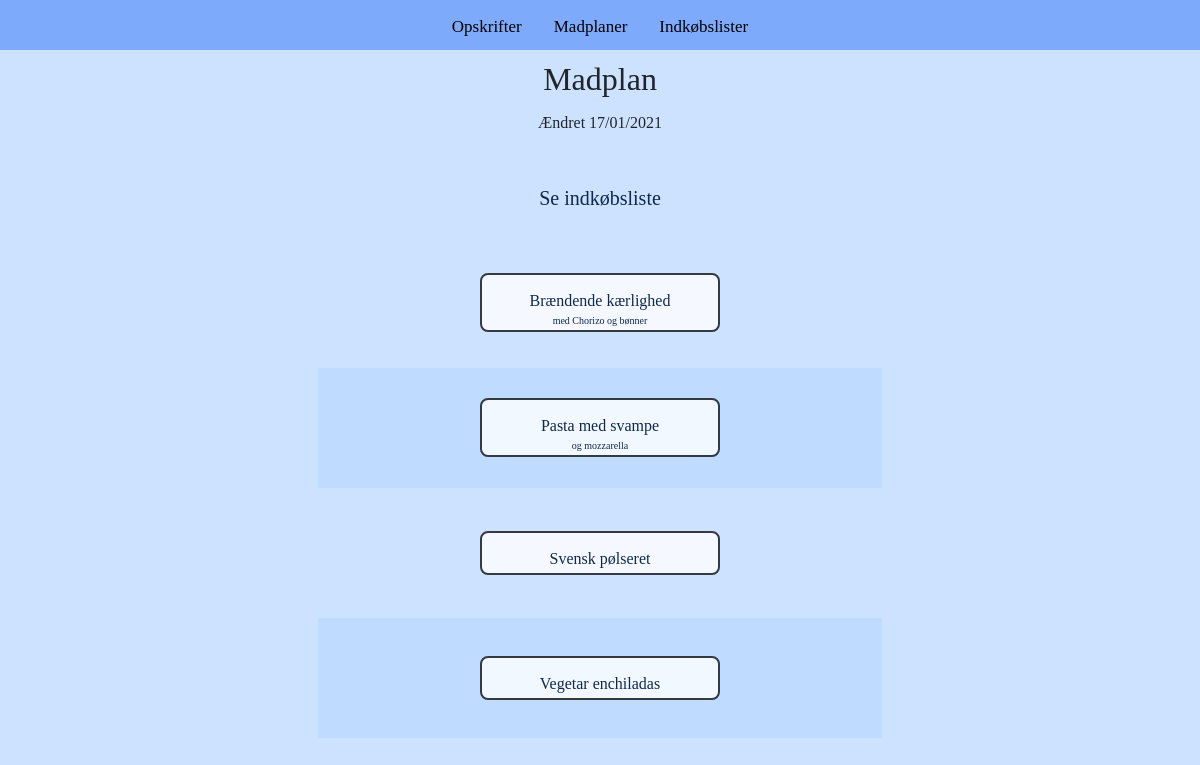
The app's page /foodplans/7/ with its own data.
### foodplan/models.py (models this page shows, shortened)
class Foodplans(models.Model):
  class Meta:
    verbose_name = 'Foodplan'
  date = models.DateTimeField(default=timezone.now)
  foodplan_id = models.IntegerField(blank=False, default=1)
  recipe = models.ForeignKey(Recipies, on_delete=models.DO_NOTHING, blank=True, null=True)
  quantity = models.IntegerField(blank=False, default=1)

### recipies/models.py (models this page shows, shortened)
class Recipies(models.Model):
  class Meta:
    verbose_name = 'Recipe'
    verbose_name_plural = 'Recipies'
  date = models.DateTimeField(default=timezone.now)
  name = models.CharField(max_length=50)
  description = models.CharField(max_length=300, blank=True)
  recipe_type = models.ForeignKey(RecipeTypes, on_delete=models.DO_NOTHING, blank=True)
  photo_thumbnail = models.ImageField(upload_to='photos/thumbnails/', blank=True)
  tags = models.ManyToManyField(RecipeTags)
  prep_time = models.CharField(max_length=6, blank=True, null=True)

### foodplan/views.py (the view, shortened to what this page needs)
# urls.py: path('<int:foodplan_id>/', views.view_foodplan, name='view_foodplan'),
def view_foodplan(request, foodplan_id):
    foodplan = Foodplans.objects.all().filter(foodplan_id=foodplan_id)
    recipies = []
    for recipe in foodplan:
        recipe_obj = Recipies.objects.get(pk=recipe.recipe_id)
        recipies.append({'recipe_obj': recipe_obj, 'quantity': recipe.quantity})
    if not recipies: # if there is no more recipies in current foodplan
        return redirect('/foodplans/')
    status = FoodplanStatus.objects.get(foodplan_id=foodplan_id)
    context = {'recipies': recipies, 'created_date': foodplan[0].date, 'foodplan_id': foodplan_id, 'status': status }
    return render(request, 'foodplans/foodplan.html', context)

### templates/foodplans/foodplan.html
{% extends 'base.html' %}
{% load static %}
{% block content %}
<h1 class="header">Madplan</h1>
<p class="center sml-text">Ændret {{created_date|date:'d/m/Y'}}</p>
<br>
<div class="center container">
{% if not status.complete %}
<h4 class="header">
    <a href="{% url 'create_shoppinglist' foodplan_id %}">
    <span>
       Opret indkøbsliste
        <p class="sub-text">madplanen kan ikke længere redigeres</p>
    </span>
    </a>
</h4>
<table class="center">
    <tbody>
        <form method="POST">
        {% csrf_token %}
        {% for recipe in recipies %}
        <tr>
            <td>
                <a href="{% url 'show_recipe' recipe.recipe_obj.id %}">
                    <span>{{recipe.recipe_obj.name}}</span>
                </a>
            </td>
            <td>
                <input type="number" id="qty" value="{{recipe.quantity}}" name="qty" min="1" max="5">
                <input type="hidden" id="recipe_id" name="recipe_id" value="{{recipe.recipe_obj.id}}">
            </td>
            <td>
                <button type="submit" class="delete_cross" name="delete_recipe" value="{{recipe.recipe_obj.id}}">x</button>
            </td>
        </tr>
        {% endfor %}
    </tbody>
</table>
<div class="center">
    <button type="submit" name="edit_quantity">gem</button>
</div>
</form>
<a href="{% url 'edit_foodplan' foodplan_id %}" class="center">Tilføj andre retter</a>
{% else %}
<h5 class="header">
    <a href="{% url 'view_shoppinglist' foodplan_id %}">
    <span>Se indkøbsliste</span>
    </a>
</h5>
<br>
<table>
    <tbody>
        {% for recipe in recipies %}
        <tr class="recipe-info" style="background-image: url('/media/{{ recipe.recipe_obj.photo_thumbnail }}')">
            <td class="recipe-label-td">
                <a href="{% url 'show_recipe' recipe.recipe_obj.id %}">
                    <span class="recipe-label">{{recipe.recipe_obj.name}}
                        <p class="sub-label">{{recipe.recipe_obj.description}}</p>
                    </span>
                </a>
            </td>
        </tr>
        {% endfor %}
    </tbody>
</table>
{% endif %}
</div>
{% endblock %}

### Madplan/static/css/style.css (style rules this page uses)
body { background: hsl(214, 100%, 90%); font-family: Avenir; }
.container { padding-left: 15px; padding-right: 15px; padding-bottom: 30px; max-width: 576px; }
.header { text-align: center; text-decoration: none; margin-block-end: 0.2em; padding-top: 10px; }
h1, .h1 { font-size: 2.0rem; }
.center { display: flex; flex-direction: column; justify-content: center; align-items: center; padding: 6px; }
table { table-layout: fixed; border-collapse: separate; border-spacing: 0 5px; width: 100%; }
td, th { border: none; padding: 5px; }
tr:nth-child(even) { background-color: #bfdbff; }
.recipe-info { height: 120px; background-size: 100%; }
.recipe-label { background-color: rgba(255, 255, 255, 0.8); padding: 14px; padding-bottom: 2px; border: 2px solid #343a40; border-radius: 8px; display: inline-block; width: 240px; }
.recipe-label-td { text-align: center; }
.sub-label { font-size: 10px; margin: 0; }
p { margin-block-start: 0em; margin-block-end: 5px; }

### records on screen
Foodplans: date "17/01/2021"
Recipies: recipe_obj.name "Brændende kærlighed", recipe_obj.description "med Chorizo og bønner"
Recipies: recipe_obj.name "Pasta med svampe", recipe_obj.description "og mozzarella"
Recipies: recipe_obj.name "Svensk pølseret"
Recipies: recipe_obj.name "Vegetar enchiladas"
